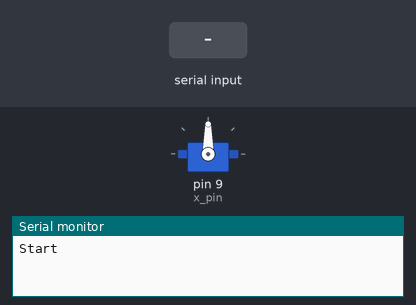
Recording of a sketch running on a simulated Arduino Uno, built with avr-gcc and run on an emulated ATmega328P. On the bench: servo, the last lines printed to the serial monitor. Inputs (shaded band) come from the test bench.

Above: at 1.2 s.
1.3 s: "90,45\n" received over Serial
At 3.3 s:
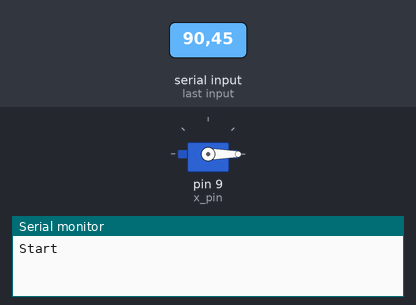
4.3 s: "30,150\n" received over Serial
At 6.0 s:
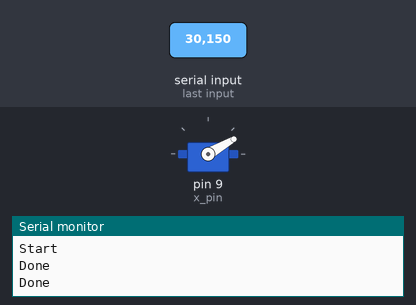
6.3 s: "200\n" received over Serial
At 7.6 s:
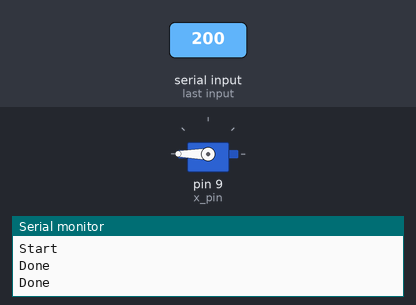
Timing chart, 0 to 9.3 s (numbered marks = the images above; inputs shaded):
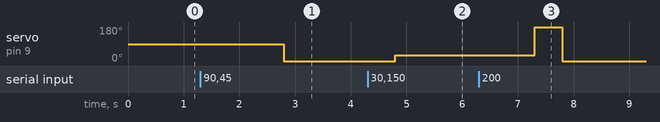

The sketch:

auto_new.ino
```cpp
#include <Servo.h>

int x_pin = 9;
int x1_axis, x2_axis;
String x1_angle, x2_angle;

Servo myServo;


void setup() {
  // put your setup code here, to run once:
  Serial.begin(115200);
  myServo.attach(x_pin);
  Serial.println("Start");
}

void loop() {
  // put your main code here, to run repeatedly:
  while(Serial.available() == 0){

  }
  while(true){
    x1_angle = Serial.readStringUntil('\n');
    x2_angle = Serial.readStringUntil('\n');
    x1_axis = x1_angle.toInt();
    x2_axis = x2_angle.toInt();
    myServo.write(x1_axis);
    delay(500);
    myServo.write(x2_axis);
    delay(500);
    Serial.println("Done");
  }
}
```

Measured:
- after the input at 1.3 s, servo on pin 9 (x_pin): 90° → 0° after 1.5 s
- after the input at 4.3 s, servo on pin 9 (x_pin): 0° → 30° after 0.50 s
- after the input at 6.3 s, servo on pin 9 (x_pin): 30° → 180° after 1.0 s, → 0° 0.50 s later
